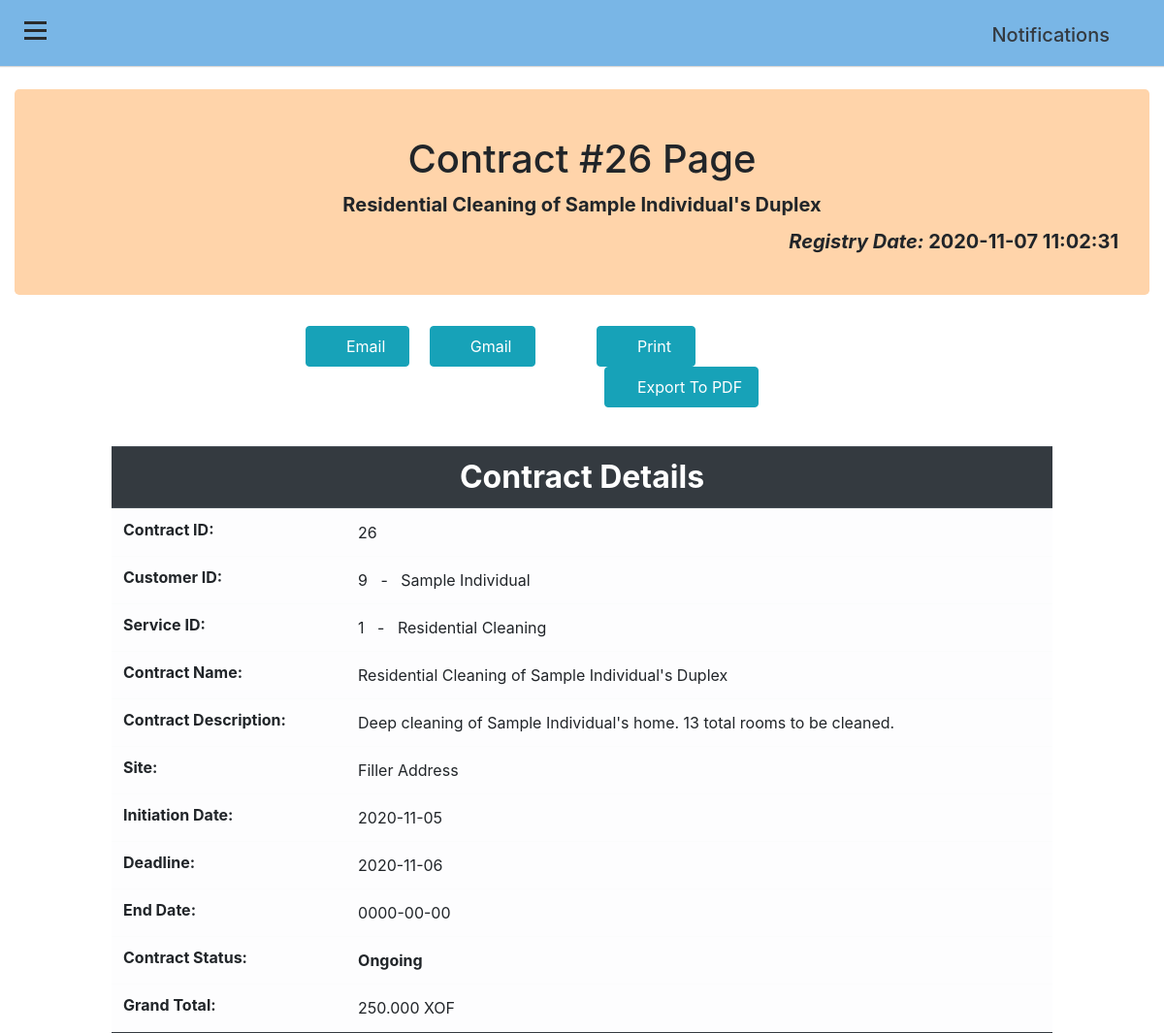
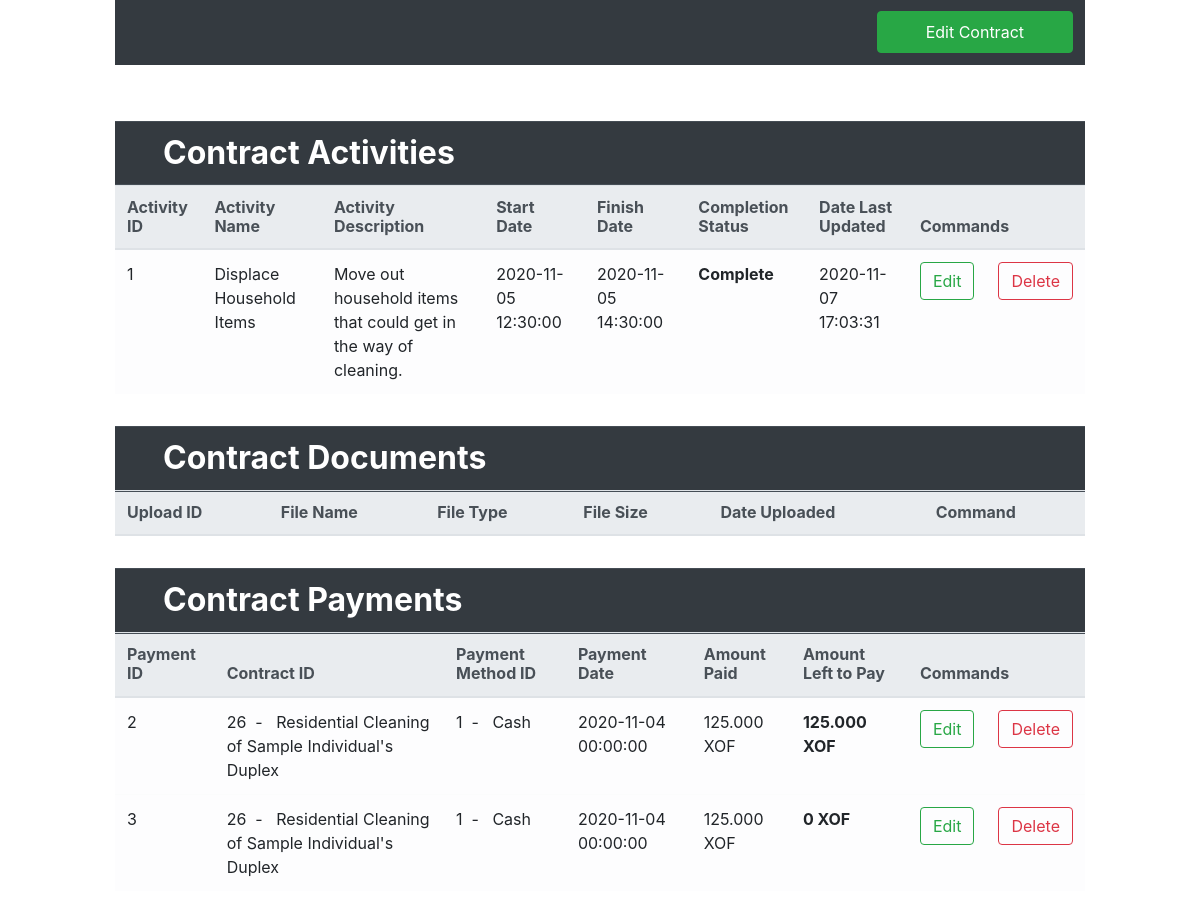
/viewcontract.php?id=26, run on the app's committed database (2 pictures, top to bottom).
### tables this page shows
CREATE TABLE `contracts` (
  `contractID` int(11) NOT NULL,
  `customerID` int(11) NOT NULL,
  `serviceID` int(11) NOT NULL,
  `contractName` varchar(200) NOT NULL,
  `contractDesc` mediumtext DEFAULT NULL,
  `contractSite` mediumtext NOT NULL,
  `initiationDate` date NOT NULL,
  `deadline` date NOT NULL,
  `endDate` date DEFAULT NULL,
  `contractStatus` enum('Initiation Pending','Ongoing','Completed','') NOT NULL,
  `grandTotal` varchar(100) NOT NULL,
  `registryDate` datetime NOT NULL DEFAULT current_timestamp() ON UPDATE current_timestamp()
);

CREATE TABLE `customers` (
  `customerID` int(11) NOT NULL,
  `customerType` enum('Business','Individual','','') NOT NULL,
  `fullName` varchar(350) NOT NULL,
  `email` varchar(200) NOT NULL,
  `phoneNumber` varchar(50) NOT NULL,
  `addr` mediumtext NOT NULL,
  `DOB` date NOT NULL,
  `dateLastUpdated` datetime NOT NULL DEFAULT current_timestamp()
);

CREATE TABLE `service_offerings` (
  `serviceID` int(11) NOT NULL,
  `serviceName` varchar(200) NOT NULL,
  `serviceDesc` longtext NOT NULL COMMENT 'Service Description',
  `dateLastUpdated` datetime NOT NULL DEFAULT current_timestamp() ON UPDATE current_timestamp()
);

CREATE TABLE `contract_activities` (
  `activityID` int(11) NOT NULL,
  `contractID` int(11) NOT NULL,
  `activityName` text NOT NULL,
  `activityDesc` mediumtext DEFAULT NULL,
  `startDate` datetime DEFAULT NULL,
  `finishDate` datetime DEFAULT NULL,
  `completionStatus` enum('Incomplete','Complete','','') NOT NULL,
  `dateLastUpdated` datetime NOT NULL DEFAULT current_timestamp() ON UPDATE current_timestamp()
);

CREATE TABLE `payments` (
  `paymentID` int(11) NOT NULL,
  `contractID` int(11) NOT NULL,
  `paymentMethodID` int(11) NOT NULL,
  `paymentDate` datetime NOT NULL DEFAULT current_timestamp(),
  `amountPaid` varchar(100) NOT NULL,
  `amountToPay` varchar(100) DEFAULT NULL
);

CREATE TABLE `payment_method` (
  `paymentMethodID` int(11) NOT NULL,
  `methodName` varchar(75) NOT NULL
);

### viewcontract.php (the view, shortened to what this page needs)
<?php
    include_once ('header.php');
    $connection = dbconnect();
    @$contID = $_SESSION["contractID"];
    $query = "SELECT * FROM contracts WHERE contractID = '$contID'";
    $ret = mysqli_query($connection, $query);
    $row = mysqli_fetch_array($ret);
    $query2 = "SELECT * FROM contracts, contract_activities WHERE contracts.contractID='$contID' AND contracts.contractID = contract_activities.contractID";
    $ret2 = mysqli_query($connection, $query2);
    $query4 = "SELECT * FROM contracts, payments WHERE contracts.contractID='$contID' AND contracts.contractID = payments.contractID";
    $ret4 = mysqli_query($connection, $query4);
    $qry = "SELECT * FROM customers, contracts WHERE contracts.contractID='$contID' AND customers.customerID = contracts.customerID";
    $fetch = mysqli_query($connection, $qry);
    $fet = mysqli_fetch_array($fetch);
    $qry2 = "SELECT * FROM service_offerings, contracts WHERE contracts.contractID='$contID' AND service_offerings.serviceID = contracts.serviceID";
    $fetch2 = mysqli_query($connection, $qry2);
    $fet2 = mysqli_fetch_array($fetch2);
?>
<div class="page-content-wrapper">
<div class="container-fluid">
    <br>
    <div class="row">
        <div class="col-sm-12">
            <div class="jumbotron pt-5 pb-4" style="background-color: rgb(255,212,170);">
                <h1 class="text-center"> Contract #<?php echo $row['contractID']; ?> Page </h1>
                <p class="lead jumbo-content text-center font-weight-bold mb-2"><?php echo $row["contractName"]; ?></p>
                <p class="lead jumbo-content text-right font-weight-bold"><span class="font-italic">Registry Date:  </span><?php echo $row["registryDate"]; ?></p>
            </div>
        </div>
    </div>
    <div class="row">
        <div class="col-sm-3"></div>
        <div class="col-sm-3">
            <div class="a2a_kit a2a_kit_size_32 a2a_default_style">
                <a class="a2a_button_email"><button class="btn btn-info p-2 mr-2 pr-4 pl-4 d-print-none" role="button"><i class="fas fa-envelope"></i>&nbsp;Email</button></a>
                <a class="a2a_button_google_gmail"><button class="btn btn-info p-2 ml-2 pr-4 pl-4 d-print-none" role="button"><i class="fab fa-google"></i>&nbsp;Gmail</button></a>
            </div>
        </div>
        <div class="col-sm-3">
            <div class="a2a_kit a2a_kit_size_32 a2a_default_style">
                <a class="a2a_button_print"><button class="btn btn-info p-2 mr-2 pr-4 pl-4 d-print-none" role="button"><i class="fas fa-print"></i>&nbsp;Print</button></a>
                <a class="a2a_button_print"><button class="btn btn-info p-2 ml-2 pr-3 pl-3 d-print-none" role="button"><i class="far fa-file-pdf"></i>&nbsp;Export To PDF</button></a>
            </div>
        </div>
        <div class="col-sm-3"></div>
    </div>
    <br>
    <div class="row">
        <div class="col-sm-1"></div>
        <div class="col-sm-10">
            <div class="table-responsive">
                <table class="table table-hover table-light mt-3">
                    <tr>
                        <thead class="thead-dark h2 text-center">
                            <th colspan="2">Contract Details</th>
                        </thead>
                    </tr>
                    <tr>
                        <td class="font-weight-bold h6">Contract ID:</td>
                        <td><?php echo $row["contractID"]; ?></td>
                    </tr>
                    <tr>
                        <td class="font-weight-bold h6">Customer ID:</td>
                        <td><?php echo $row["customerID"]; ?> &nbsp; - &nbsp; <?php echo $fet['fullName']; ?></td>
                    </tr>
                    <tr>
                        <td class="font-weight-bold h6">Service ID:</td>
                        <td><?php echo $row["serviceID"]; ?> &nbsp; - &nbsp; <?php echo $fet2['serviceName']; ?></td>
                    </tr>
                    <tr>
                        <td class="font-weight-bold h6">Contract Name:</td>
                        <td><?php echo $row["contractName"]; ?></td>
                    </tr>
                    <tr>
                        <td class="font-weight-bold h6">Contract Description:</td>
                        <td><?php echo $row["contractDesc"]; ?></td>
                    </tr>
                    <tr>
                        <td class="font-weight-bold h6">Site:</td>
                        <td><?php echo $row["contractSite"]; ?></td>
                    </tr>
                    <tr>
                        <td class="font-weight-bold h6">Initiation Date:</td>
                        <td><?php echo $row["initiationDate"]; ?></td>
                    </tr>
                    <tr>
                        <td class="font-weight-bold h6">Deadline:</td>
                        <td><?php echo $row["deadline"]; ?></td>
                    </tr>
                    <tr>
                        <td class="font-weight-bold h6">End Date:</td>
                        <td><?php echo $row["endDate"]; ?></td>
                    </tr>
                    <tr>
                        <td class="font-weight-bold h6">Contract Status:</td>
                        <td class="font-weight-bold"><?php echo $row["contractStatus"]; ?></td>
                    </tr>
                    <tr>
                        <td class="font-weight-bold h6">Grand Total:</td>
                        <td><?php echo $row["grandTotal"]; ?></td>
                    </tr>
                    <tr>
                        <td colspan="2" class="text-right bg-dark d-print-none"><form method="POST" action="edit.php?id=<?php echo $contID; ?>"><input type="submit" class="btn btn-success p-2 pr-5 pl-5" id="<?php echo $contID; ?>" value="Edit Contract" name="editcontract3"></form></td>
                    </tr>
                </table>
                <br>
            </div>
        </div>
        <div class="col-sm-1"></div>
    </div>
    <div class="row">
        <div class="col-sm-1"></div>
        <div class="col-sm-10">
            <div class="table-responsive">
            <table class="table table-light mt-3">
                <tr>
                    <thead class="thead-dark h2">
                        <th colspan="7" class="pl-5">Contract Activities</th>
                        <th colspan="2">
                        </th>
                    </thead>
                </tr>
                <tr>
                    <thead class="thead-light h6">
                        <th>Activity ID</th>
                        <th>Activity Name</th>
                        <th>Activity Description</th>
                        <th>Start Date</th>
                        <th>Finish Date</th>
                        <th>Completion Status</th>
                        <th>Date Last Updated</th>
                        <th colspan="2" class="d-print-none">Commands</th>
                    </thead>
                </tr>
                    <?php
                        while($row2 = mysqli_fetch_array($ret2)){
                    ?>
                <tr>
                    <td><?php echo $row2['activityID']; ?></td>
                    <td><?php echo $row2['activityName']; ?></td>
                    <td><?php echo $row2['activityDesc']; ?></td>
                    <td><?php echo $row2['startDate']; ?></td>
                    <td><?php echo $row2['finishDate']; ?></td>
                    <td class="font-weight-bold"><?php echo $row2['completionStatus']; ?></td>
                    <td><?php echo $row2['dateLastUpdated']; ?></td>
                    <td class="d-print-none"><form method="POST" action="edit.php?id=<?php echo $row2['activityID']; ?>"><input type="submit" class="btn btn-outline-success" id="<?php echo $row2['activityID']; ?>" value="Edit" name="editactivity"></form></td>
                    <td class="d-print-none"><form method="POST" action="delete.php?id=<?php echo $row2['activityID']; ?>"><input type="submit" class="btn btn-outline-danger" id="<?php echo $row2['activityID']; ?>" value="Delete" name="deleteactivity"></form></td>
                </tr>
                    <?php } ?>
            </table>
            </div>
        </div>
        <div class="col-sm-1"></div>
    </div>
    <div class="row">
        <div class="col-sm-1"></div>
        <div class="col-sm-10">
            <div class="table-responsive">
            <table class="table table-light mt-3">
                <tr>
                    <thead class="thead-dark h2">
                        <th colspan="5" class="pl-5">Contract Documents</th>
                        <th colspan="1">
                        </th>
                    </thead>
                </tr>
                <tr>
                    <thead class="thead-light h6">
                        <th>Upload ID</th>
                        <th>File Name</th>
                        <th>File Type</th>
                        <th>File Size</th>
                        <th>Date Uploaded</th>
                        <th class="d-print-none">Command</th>
                    </thead>
                </tr>
            </table>
            </div>
        </div>
        <div class="col-sm-1"></div>
    </div>
    <div class="row">
        <div class="col-sm-1"></div>
        <div class="col-sm-10">
            <div class="table-responsive">
            <table class="table table-light mt-3">
                <tr>
                    <thead class="thead-dark h2">
                        <th colspan="6" class="pl-5">Contract Payments</th>
                        <th colspan="2">
                        </th>
                    </thead>
                </tr>
                <tr>
                    <thead class="thead-light h6">
                        <th>Payment ID</th>
                        <th>Contract ID</th>
                        <th>Payment Method ID</th>
                        <th>Payment Date</th>
                        <th>Amount Paid</th>
                        <th>Amount Left to Pay</th>
                        <th colspan="2" class="d-print-none">Commands</th>
                    </thead>
                </tr>
                    <?php
                        while($row4 = mysqli_fetch_array($ret4)){
                    ?>
                    <?php
                        $paymentMethodID = $_SESSION["paymentMethod"];
                        $qry3 = "SELECT * FROM payment_method, payments WHERE payments.paymentMethodID='$paymentMethodID' AND payment_method.paymentMethodID = payments.paymentMethodID";
                        $fetch3 = mysqli_query($connection, $qry3);
                        $fet3 = mysqli_fetch_array($fetch3);
                    ?>
                <tr>
                    <td><?php echo $row4['paymentID']; ?></td>
                    <td><?php echo $row4['contractID']; ?>&nbsp; - &nbsp; <?php echo $row["contractName"]; ?></td>
                    <td><?php echo $row4['paymentMethodID']; ?>&nbsp; - &nbsp; <?php echo $fet3["methodName"]; ?></td>
                    <td><?php echo $row4['paymentDate']; ?></td>
                    <td><?php echo $row4['amountPaid']; ?></td>
                    <td class="font-weight-bold"><?php echo $row4['amountToPay']; ?></td>
                    <td class="d-print-none"><form method="POST" action="edit.php?id=<?php echo $row4['paymentID']; ?>"><input type="submit" class="btn btn-outline-success" id="<?php echo $row4['paymentID']; ?>" value="Edit" name="editpayment2"></form></td>
                    <td class="d-print-none"><form method="POST" action="delete.php?id=<?php echo $row4['paymentID']; ?>"><input type="submit" class="btn btn-outline-danger" id="<?php echo $row4['paymentID']; ?>" value="Delete" name="deletepayment2"></form></td>
                </tr>
                    <?php } ?>
            </table>
            </div>
        </div>
        <div class="col-sm-1"></div>
    </div>
</div>
</div>

### css/style.css (style rules this page uses)
body { position: relative; overflow-x: hidden; }
body, html { height: 100%; }
.page-content-wrapper { width: 100%; transition: all 0.5s ease; }

### data on the page
contracts: contractID "26", contractName "Residential Cleaning of Sample Individual's Duplex", registryDate "2020-11-07 11:02:31", customerID "9", customerID.fullName "Sample Individual", serviceID "1", serviceID.serviceName "Residential Cleaning", contractDesc "Deep cleaning of Sample Individual's home. 13 total rooms to be cleaned.", contractSite "Filler Address", initiationDate "2020-11-05", deadline "2020-11-06", endDate "0000-00-00", contractStatus "Ongoing", grandTotal "250.000 XOF"
contract_activities: activityID "1", activityName "Displace Household Items", activityDesc "Move out household items that could get in the way of cleaning.", startDate "2020-11-05 12:30:00", finishDate "2020-11-05 14:30:00", completionStatus "Complete", dateLastUpdated "2020-11-07 17:03:31"
payments: paymentID "2", contractID "26", contractID.contractName "Residential Cleaning of Sample Individual's Duplex", paymentMethodID "1", paymentMethodID.methodName "Cash", paymentDate "2020-11-04 00:00:00", amountPaid "125.000 XOF", amountToPay "125.000 XOF"
payments: paymentID "3", contractID "26", contractID.contractName "Residential Cleaning of Sample Individual's Duplex", paymentMethodID "1", paymentMethodID.methodName "Cash", paymentDate "2020-11-04 00:00:00", amountPaid "125.000 XOF", amountToPay "0 XOF"
